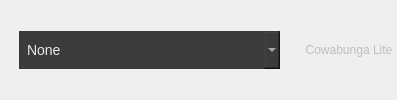
     <widget class="QWidget" name="deviceBar" native="true">
      <layout class="QHBoxLayout" name="horizontalLayout_4">
       <property name="spacing">
        <number>1</number>
       </property>
       <property name="leftMargin">
        <number>0</number>
       </property>
       <property name="topMargin">
        <number>0</number>
       </property>
       <property name="rightMargin">
        <number>0</number>
       </property>
       <property name="bottomMargin">
        <number>0</number>
       </property>
       <item>
        <widget class="QWidget" name="horizontalWidget_2" native="true">
         <property name="minimumSize">
          <size>
           <width>300</width>
           <height>0</height>
          </size>
         </property>
         <layout class="QHBoxLayout" name="horizontalLayout_19">
          <property name="spacing">
           <number>1</number>
          </property>
          <property name="leftMargin">
           <number>0</number>
          </property>
          <property name="topMargin">
           <number>0</number>
          </property>
          <property name="rightMargin">
           <number>0</number>
          </property>
          <property name="bottomMargin">
           <number>0</number>
          </property>
          <item>
           <widget class="QWidget" name="horizontalWidget_3" native="true">
            <property name="sizePolicy">
             <sizepolicy hsizetype="Preferred" vsizetype="Preferred">
              <horstretch>0</horstretch>
              <verstretch>0</verstretch>
             </sizepolicy>
            </property>
            <layout class="QHBoxLayout" name="horizontalLayout_15">
             <property name="spacing">
              <number>0</number>
             </property>
             <property name="leftMargin">
              <number>0</number>
             </property>
             <property name="topMargin">
              <number>0</number>
             </property>
             <property name="rightMargin">
              <number>0</number>
             </property>
             <property name="bottomMargin">
              <number>0</number>
             </property>
             <item>
              <widget class="QToolButton" name="toolButton_6">
               <property name="enabled">
                <bool>false</bool>
               </property>
               <property name="styleSheet">
                <string notr="true">QToolButton {
	border-top-right-radius: 0px;
	border-bottom-right-radius: 0px;
}</string>
               </property>
               <property name="icon">
                <iconset resource="resources.qrc">
                 <normaloff>:/icon/phone.svg</normaloff>:/icon/phone.svg</iconset>
               </property>
              </widget>
             </item>
             <item>
              <widget class="QComboBox" name="devicePicker">
               <property name="styleSheet">
                <string notr="true">#devicePicker {
	background-color: #3b3b3b;
    border: none;
    color: #e8e8e8;
    font-size: 14px;
    min-height: 38px;
	min-width: 35px;
	padding-left: 8px;
}

#devicePicker::drop-down {
    image: url(:/icon/caret-down-fill.svg);
	icon-size: 16px;
    subcontrol-position: right center;
	margin-right: 8px;
}

#devicePicker QAbstractItemView {
	background-color: #3b3b3b;
    outline: none;
	margin-top: 1px;
}

#devicePicker QAbstractItemView::item {
	background-color: #3b3b3b;
	color: #e8e8e8;
	min-height: 38px;
    padding-left: 8px;
}

#devicePicker QAbstractItemView::item:hover {
    background-color: #535353;
    color: #ffffff;
}</string>
               </property>
               <property name="currentIndex">
                <number>-1</number>
               </property>
               <property name="placeholderText">
                <string>None</string>
               </property>
               <property name="duplicatesEnabled">
                <bool>true</bool>
               </property>
              </widget>
             </item>
            </layout>
           </widget>
          </item>
          <item>
           <widget class="QToolButton" name="refreshBtn">
            <property name="styleSheet">
             <string notr="true">QToolButton {
	border-radius: 0px;
}</string>
            </property>
            <property name="icon">
             <iconset resource="resources.qrc">
              <normaloff>:/icon/arrow-clockwise.svg</normaloff>:/icon/arrow-clockwise.svg</iconset>
            </property>
            <property name="checkable">
             <bool>false</bool>
            </property>
            <property name="toolButtonStyle">
             <enum>Qt::ToolButtonIconOnly</enum>
            </property>
            <property name="cls" stdset="0">
             <string>btn</string>
            </property>
           </widget>
          </item>
         </layout>
        </widget>
       </item>
       <item>
        <widget class="QToolButton" name="titleBar">
         <property name="enabled">
          <bool>false</bool>
         </property>
         <property name="sizePolicy">
          <sizepolicy hsizetype="Expanding" vsizetype="Fixed">
           <horstretch>0</horstretch>
           <verstretch>0</verstretch>
          </sizepolicy>
         </property>
         <property name="styleSheet">
          <string notr="true">QToolButton {
	border-top-left-radius: 0px;
	border-bottom-left-radius: 0px;
}</string>
         </property>
         <property name="text">
          <string>Cowabunga Lite</string>
         </property>
        </widget>
       </item>
      </layout>
     </widget>
